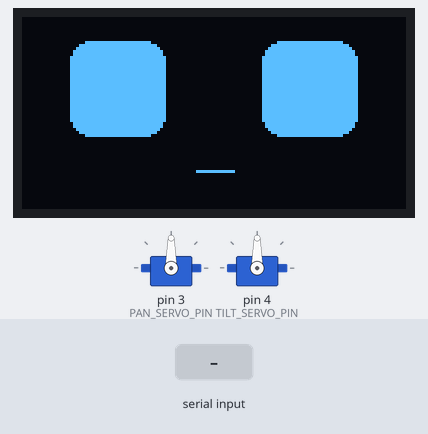
Simulated run of this sketch. Board: Arduino Uno, built with avr-gcc and run on an emulated ATmega328P. Parts: 2 × servo, 128×64 one-colour display. The inputs (shaded band) are chosen by the test bench. Random numbers use the default seed unless the sketch sets one; what the sketch prints to the serial monitor is not drawn.

Above: at 6.7 s.
6.8 s: "mouth open\n" received over Serial
At 8.2 s:
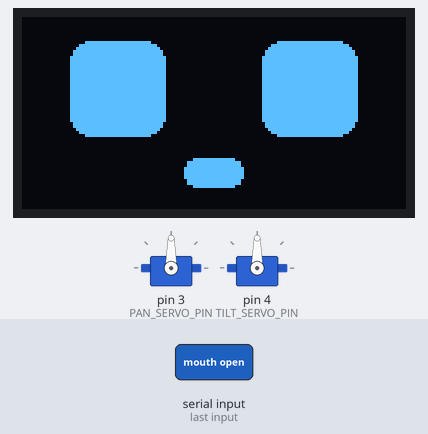
9.8 s: "mouth smile\n" received over Serial
At 11.36 s:
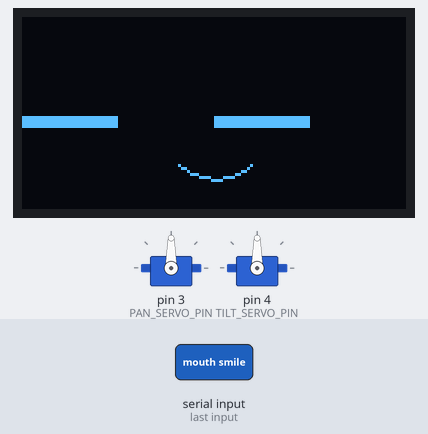
12.8 s: "look left\n" received over Serial
At 14.0 s:
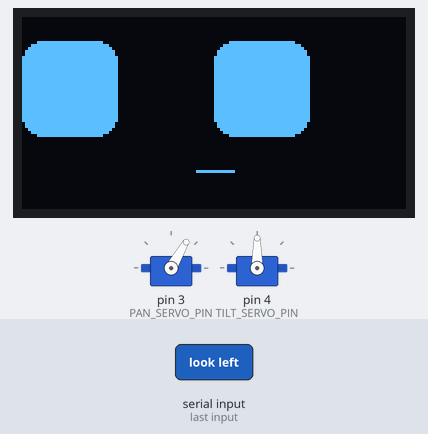
14.3 s: "tilt ,45\n" received over Serial
At 15.1 s:
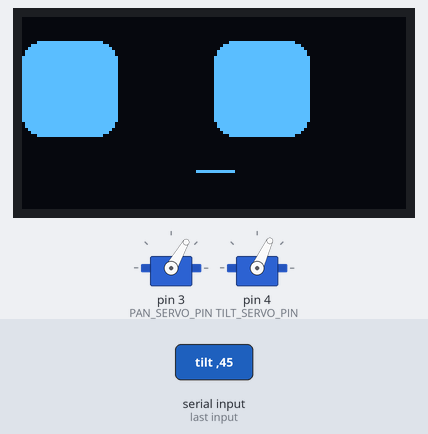
15.8 s: "mouth open\n" received over Serial
At 18.31 s:
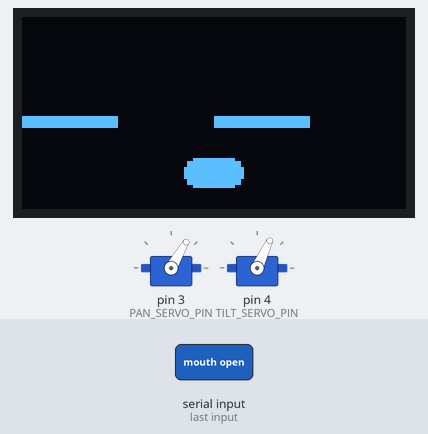
18.8 s: "pan 90\n" received over Serial
At 19.7 s:
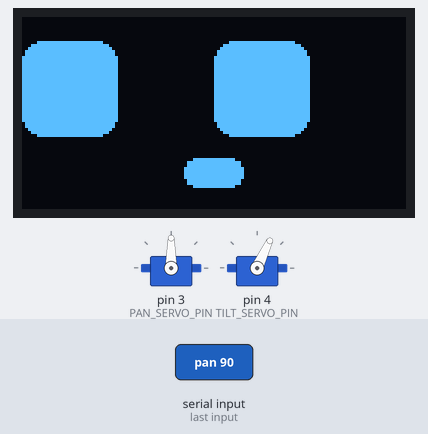
Timing chart, 0 to 21.3 s (numbered marks = the images above; inputs shaded):
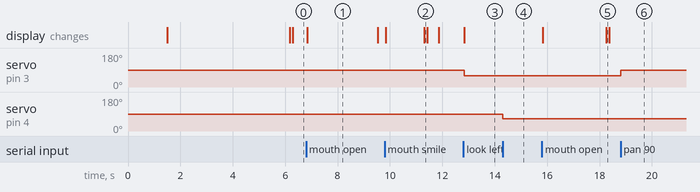

The sketch:

face_neck_test.ino
```cpp
#include <Wire.h>
#include <Adafruit_GFX.h>
#include <Adafruit_SSD1306.h>
#include <Servo.h>
#include "eyes.h"

// Rocky-Wall-E face and neck test.
// Connect only the OLED and one or two small servos. Motors are not used here.
// Type either a simple word (happy) or a full command (EYE happy).
//
// The face uses the original RobotEyes eye sprites plus simple drawn features:
// eyebrows, cheeks, and a mouth. It is designed for a 128x64 SSD1306 OLED.

#define SCREEN_WIDTH 128
#define SCREEN_HEIGHT 64
#define OLED_RESET -1
#define OLED_ADDRESS 0x3C

Adafruit_SSD1306 display(SCREEN_WIDTH, SCREEN_HEIGHT, &Wire, OLED_RESET);
Servo panServo;
Servo tiltServo;

const uint8_t PAN_SERVO_PIN = 3;
const uint8_t TILT_SERVO_PIN = 4;
const int PAN_CENTER = 90;
const int TILT_CENTER = 90;
const int PAN_MIN = 60;
const int PAN_MAX = 120;
const int TILT_MIN = 65;
const int TILT_MAX = 115;
int panAngle = PAN_CENTER;
int tiltAngle = TILT_CENTER;

enum FaceMode {
  FACE_IDLE,
  FACE_HAPPY,
  FACE_LISTEN,
  FACE_SPEAK,
  FACE_SLEEP,
  FACE_SURPRISE,
  FACE_SAD,
  FACE_CURIOUS,
  FACE_WORRIED,
  FACE_LEFT,
  FACE_RIGHT
};

FaceMode faceMode = FACE_IDLE;
int eyeMood = 1;       // 0..5 entries from eyes.h
int eyePosition = 16;  // 0 = left, 16 = centre, 32 = right
int eyeJitter = 0;
int mouthOverride = 0; // 0 = expression default, 1 = smile, 2 = open, 3 = flat
bool personalityOn = true;
bool blinking = false;
bool mouthOpen = false;
unsigned long nextBlinkAt = 0;
unsigned long blinkEndsAt = 0;
unsigned long nextIdleGlanceAt = 0;
unsigned long nextMouthFrameAt = 0;
String inputLine;

void setup() {
  Serial.begin(115200);
  inputLine.reserve(64);

  panServo.attach(PAN_SERVO_PIN);
  tiltServo.attach(TILT_SERVO_PIN);
  panServo.write(panAngle);
  tiltServo.write(tiltAngle);

  if (!display.begin(SSD1306_SWITCHCAPVCC, OLED_ADDRESS)) {
    Serial.println("OLED ERROR: check VCC, GND, SDA, SCL, address 0x3C/0x3D");
    while (true) {
      delay(1000);
    }
  }

  randomSeed(analogRead(A0));
  showBootGreeting();
  setFace("idle");

  Serial.println();
  Serial.println("Rocky face and neck test ready.");
  Serial.println("Try: happy, listen, speak, sleep, surprise, sad, curious, worried, left, right, idle");
  Serial.println("Neck: look left, look right, look center, pan 90, tilt 90, neck center");
  Serial.println("You can also type: EYE happy");
  Serial.println("Type HELP for all commands.");
}

void loop() {
  readSerialCommands();
  updatePersonality();
}

void readSerialCommands() {
  while (Serial.available()) {
    char c = static_cast<char>(Serial.read());
    if (c == '\n' || c == '\r') {
      if (inputLine.length() > 0) {
        processCommand(inputLine);
        inputLine = "";
      }
    } else if (inputLine.length() < 63) {
      inputLine += c;
    }
  }
}

void processCommand(String command) {
  command.trim();
  command.toLowerCase();

  if (command == "help") {
    Serial.println("Commands: happy, listen, speak, sleep, surprise, sad, curious, worried, left, right, idle");
    Serial.println("Neck: look left, look right, look center, pan 60..120, tilt 65..115, neck center");
    Serial.println("Also: personality on, personality off, mouth smile, mouth open, mouth flat, clear");
    return;
  }

  if (command.startsWith("eye ")) {
    command = command.substring(4);
    command.trim();
  }

  if (command == "personality on") {
    personalityOn = true;
    schedulePersonality();
    Serial.println("OK personality on");
    return;
  }

  if (command == "personality off") {
    personalityOn = false;
    blinking = false;
    setFace("idle");
    Serial.println("OK personality off; idle face selected");
    return;
  }

  if (command == "mouth smile" || command == "mouth open" || command == "mouth flat") {
    mouthOverride = command == "mouth smile" ? 1 : (command == "mouth open" ? 2 : 3);
    drawFace();
    Serial.print("OK ");
    Serial.println(command);
    return;
  }

  if (command == "look left") {
    moveNeck(PAN_MIN, TILT_CENTER);
    setFace("left");
    Serial.println("OK looking left");
    return;
  }

  if (command == "look right") {
    moveNeck(PAN_MAX, TILT_CENTER);
    setFace("right");
    Serial.println("OK looking right");
    return;
  }

  if (command == "look center" || command == "neck center") {
    moveNeck(PAN_CENTER, TILT_CENTER);
    setFace("idle");
    Serial.println("OK looking center");
    return;
  }

  if (command.startsWith("pan ")) {
    int value = constrain(command.substring(4).toInt(), PAN_MIN, PAN_MAX);
    moveNeck(value, tiltAngle);
    Serial.print("OK pan ");
    Serial.println(value);
    return;
  }

  if (command.startsWith("tilt ")) {
    int value = constrain(command.substring(5).toInt(), TILT_MIN, TILT_MAX);
    moveNeck(panAngle, value);
    Serial.print("OK tilt ");
    Serial.println(value);
    return;
  }

  if (command == "clear") {
    display.clearDisplay();
    display.display();
    Serial.println("OK display cleared");
    return;
  }

  if (isFaceName(command)) {
    setFace(command);
    Serial.print("OK showing ");
    Serial.println(command);
    return;
  }

  Serial.println("ERR unknown command; type HELP");
}

bool isFaceName(String face) {
  return face == "idle" || face == "happy" || face == "listen" ||
         face == "speak" || face == "sleep" || face == "surprise" ||
         face == "sad" || face == "curious" || face == "worried" ||
         face == "left" || face == "right";
}

void setFace(String face) {
  blinking = false;
  mouthOpen = false;
  eyeJitter = 0;
  mouthOverride = 0;

  if (face == "idle") {
    faceMode = FACE_IDLE;
    eyeMood = 1;
    eyePosition = 16;
  } else if (face == "happy") {
    faceMode = FACE_HAPPY;
    eyeMood = 0;
    eyePosition = 16;
  } else if (face == "listen") {
    faceMode = FACE_LISTEN;
    eyeMood = 3;
    eyePosition = 16;
  } else if (face == "speak") {
    faceMode = FACE_SPEAK;
    eyeMood = 4;
    eyePosition = 16;
  } else if (face == "sleep") {
    faceMode = FACE_SLEEP;
    eyeMood = 2;
    eyePosition = 16;
  } else if (face == "surprise") {
    faceMode = FACE_SURPRISE;
    eyeMood = 5;
    eyePosition = 16;
  } else if (face == "sad") {
    faceMode = FACE_SAD;
    eyeMood = 4;
    eyePosition = 16;
  } else if (face == "curious") {
    faceMode = FACE_CURIOUS;
    eyeMood = 1;
    eyePosition = 16;
  } else if (face == "worried") {
    faceMode = FACE_WORRIED;
    eyeMood = 5;
    eyePosition = 16;
  } else if (face == "left") {
    faceMode = FACE_LEFT;
    eyeMood = 1;
    eyePosition = 0;
  } else if (face == "right") {
    faceMode = FACE_RIGHT;
    eyeMood = 1;
    eyePosition = 32;
  }

  schedulePersonality();
  drawFace();
}

void schedulePersonality() {
  unsigned long now = millis();
  nextBlinkAt = now + random(3500, 7500);
  nextIdleGlanceAt = now + random(2500, 6000);
  nextMouthFrameAt = now + 180;
}

void moveNeck(int newPan, int newTilt) {
  panAngle = constrain(newPan, PAN_MIN, PAN_MAX);
  tiltAngle = constrain(newTilt, TILT_MIN, TILT_MAX);
  panServo.write(panAngle);
  tiltServo.write(tiltAngle);
}

void updatePersonality() {
  if (!personalityOn) return;

  unsigned long now = millis();

  if (blinking) {
    if (now >= blinkEndsAt) {
      blinking = false;
      drawFace();
    }
    return;
  }

  if (now >= nextBlinkAt) {
    // Avoid interrupting a sleep face; closed eyes already communicate sleep.
    if (faceMode != FACE_SLEEP) {
      blinking = true;
      blinkEndsAt = now + 110;
      drawFace();
    }
    nextBlinkAt = now + random(3500, 7500);
    return;
  }

  // Animate the mouth gently while the robot is speaking.
  if (faceMode == FACE_SPEAK && now >= nextMouthFrameAt) {
    mouthOpen = !mouthOpen;
    nextMouthFrameAt = now + random(130, 260);
    drawFace();
    return;
  }

  // The neutral face makes occasional tiny glances. Explicit moods stay stable
  // so the user can inspect them on the bench.
  if (faceMode == FACE_IDLE && now >= nextIdleGlanceAt) {
    eyePosition = random(0, 3) == 0 ? 0 : (random(0, 3) == 1 ? 32 : 16);
    nextIdleGlanceAt = now + random(1800, 4500);
    drawFace();
  }
}

void drawFace() {
  display.clearDisplay();

  int leftX = constrain(eyePosition + eyeJitter, 0, 96);
  int rightX = constrain(64 + eyePosition + eyeJitter, 32, 127);

  if (blinking || faceMode == FACE_SLEEP) {
    display.drawBitmap(leftX, 16, eye0, 32, 32, SSD1306_WHITE);
    display.drawBitmap(rightX, 16, eye0, 32, 32, SSD1306_WHITE);
  } else {
    const unsigned char *leftEye = peyes[eyeMood][0][0];
    const unsigned char *rightEye = peyes[eyeMood][0][1];
    display.drawBitmap(leftX, 8, leftEye, 32, 32, SSD1306_WHITE);
    display.drawBitmap(rightX, 8, rightEye, 32, 32, SSD1306_WHITE);
  }

  drawEyebrows();
  drawCheeks();
  drawMouth();
  display.display();
}

void drawEyebrows() {
  switch (faceMode) {
    case FACE_HAPPY:
      display.drawLine(20, 4, 36, 1, SSD1306_WHITE);
      display.drawLine(92, 1, 108, 4, SSD1306_WHITE);
      break;
    case FACE_SAD:
      display.drawLine(20, 1, 36, 5, SSD1306_WHITE);
      display.drawLine(92, 5, 108, 1, SSD1306_WHITE);
      break;
    case FACE_WORRIED:
      display.drawLine(20, 2, 36, 5, SSD1306_WHITE);
      display.drawLine(92, 5, 108, 2, SSD1306_WHITE);
      break;
    case FACE_CURIOUS:
      display.drawLine(20, 3, 36, 1, SSD1306_WHITE);
      display.drawLine(92, 1, 108, 1, SSD1306_WHITE);
      break;
    default:
      break;
  }
}

void drawCheeks() {
  if (faceMode == FACE_HAPPY || faceMode == FACE_LISTEN) {
    // Small dotted cheeks, kept inside the 128x64 display area.
    display.drawPixel(10, 48, SSD1306_WHITE);
    display.drawPixel(13, 49, SSD1306_WHITE);
    display.drawPixel(114, 48, SSD1306_WHITE);
    display.drawPixel(117, 49, SSD1306_WHITE);
  }
}

void drawMouth() {
  // Mouth area is below the 32x32 eye sprites.
  if (mouthOverride == 1) {
    display.drawLine(52, 49, 56, 52, SSD1306_WHITE);
    display.drawLine(56, 52, 64, 54, SSD1306_WHITE);
    display.drawLine(64, 54, 72, 52, SSD1306_WHITE);
    display.drawLine(72, 52, 76, 49, SSD1306_WHITE);
    return;
  }
  if (mouthOverride == 2) {
    display.fillRoundRect(54, 47, 20, 10, 4, SSD1306_WHITE);
    return;
  }
  if (mouthOverride == 3) {
    display.drawLine(55, 51, 73, 51, SSD1306_WHITE);
    return;
  }

  switch (faceMode) {
    case FACE_HAPPY:
      // Gentle smile.
      display.drawLine(52, 49, 56, 52, SSD1306_WHITE);
      display.drawLine(56, 52, 64, 54, SSD1306_WHITE);
      display.drawLine(64, 54, 72, 52, SSD1306_WHITE);
      display.drawLine(72, 52, 76, 49, SSD1306_WHITE);
      break;
    case FACE_LISTEN:
      // Small attentive oval.
      display.drawRoundRect(59, 48, 10, 8, 3, SSD1306_WHITE);
      break;
    case FACE_SPEAK:
      if (mouthOpen) {
        display.fillRoundRect(54, 47, 20, 10, 4, SSD1306_WHITE);
        display.drawLine(59, 52, 69, 52, SSD1306_BLACK);
      } else {
        display.drawLine(55, 51, 73, 51, SSD1306_WHITE);
      }
      break;
    case FACE_SLEEP:
      display.drawLine(56, 51, 72, 51, SSD1306_WHITE);
      display.drawLine(60, 54, 68, 54, SSD1306_WHITE);
      break;
    case FACE_SURPRISE:
      display.drawCircle(64, 51, 5, SSD1306_WHITE);
      break;
    case FACE_SAD:
      display.drawLine(55, 54, 60, 51, SSD1306_WHITE);
      display.drawLine(60, 51, 68, 51, SSD1306_WHITE);
      display.drawLine(68, 51, 73, 54, SSD1306_WHITE);
      break;
    case FACE_WORRIED:
      display.drawLine(55, 52, 60, 50, SSD1306_WHITE);
      display.drawLine(60, 50, 68, 50, SSD1306_WHITE);
      display.drawLine(68, 50, 73, 52, SSD1306_WHITE);
      break;
    case FACE_CURIOUS:
      display.drawLine(57, 51, 71, 51, SSD1306_WHITE);
      display.drawPixel(74, 50, SSD1306_WHITE);
      break;
    default:
      // Quiet, neutral desk-buddy mouth.
      display.drawLine(58, 51, 70, 51, SSD1306_WHITE);
      break;
  }
}

void showBootGreeting() {
  display.clearDisplay();
  display.setTextColor(SSD1306_WHITE);
  display.setTextSize(1);
  display.setCursor(25, 16);
  display.println("HELLO, HUMAN");
  display.setCursor(31, 30);
  display.println("ROCKY READY");
  display.setCursor(28, 48);
  display.println("I AM CALM");
  display.display();
  delay(1400);
}
```

Source omitted: eyes.h (31934 bytes)

Measured:
- after the input at 12.8 s, servo on pin 3 (PAN_SERVO_PIN): 90° → 60° at once; the display: changes at once (image 3)
- after the input at 14.3 s, servo on pin 4 (TILT_SERVO_PIN): 90° → 65° at once
- after the input at 18.8 s, servo on pin 3 (PAN_SERVO_PIN): 60° → 90° at once
- what the display in image 1 shows lasts 2.7 s, from 6.8 s to 9.5 s
